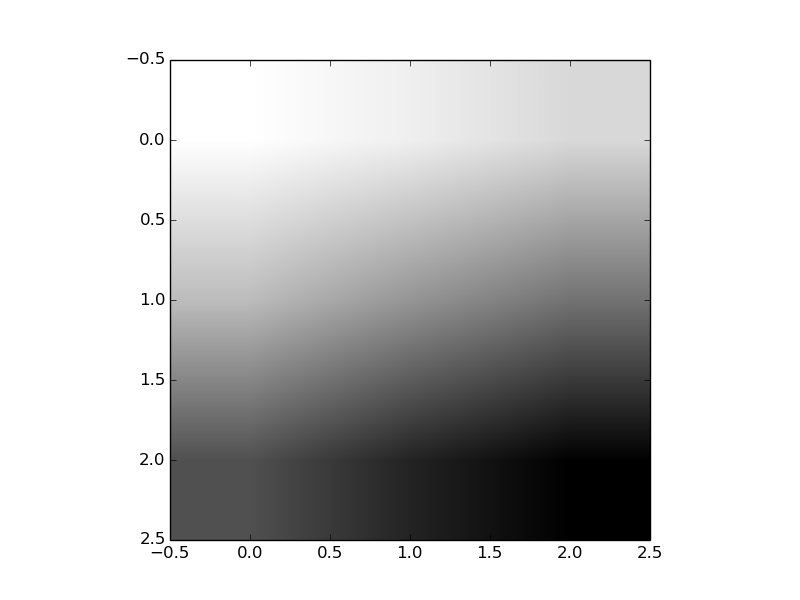

The script that saved this image:
#!/usr/bin/python
# -*- coding:utf-8 -*-
import tensorflow as tf
import numpy as np
import matplotlib as mpl
mpl.use('Agg')
import matplotlib.pyplot as plt

sess = tf.InteractiveSession()
image =np.array([[[[1],[2],[3]],[[4],[5],[6]],[[7],[8],[9]]]],dtype=np.float32)
print(image.shape)
plt.imshow(image.reshape(3,3),cmap='Greys')
plt.savefig('./image.png')
